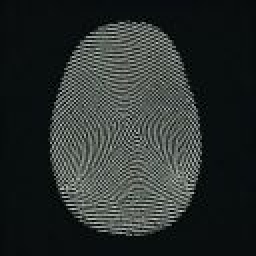
#> input picture fingerprint.jpg, 128 x 128 px (shown 2 times larger)
$ python fingertohash.py
#> lines starting #> are read from the running program, lines starting #| are printed output that depends on the picture
import cv2
import hashlib


def load_and_preprocess_image(image_path):
    # Load the fingerprint image
#> called with image_path = 'fingerprint.jpg'
    image = cv2.imread(image_path, cv2.IMREAD_GRAYSCALE)
#> image: shape (128, 128); min 0, max 197, mean 45.3

    # Resize the image (if needed)
    image = cv2.resize(image, (1024, 1024))
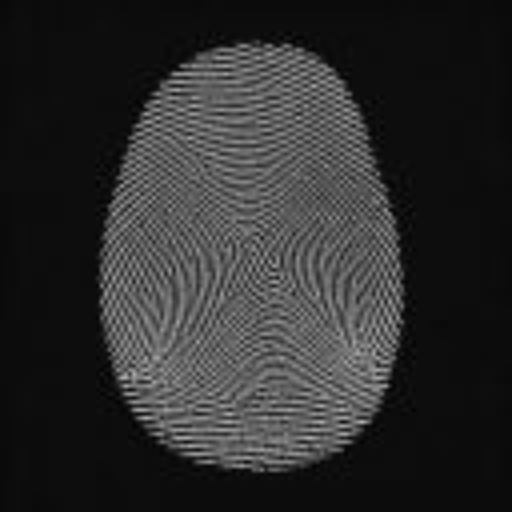
#> image: shape (1024, 1024) (shown at 1/2 size); min 1, max 184, mean 45.3

    # Apply Gaussian Blur to reduce noise
    image = cv2.GaussianBlur(image, (5, 5), 0)
    return image


def extract_features(image):
    # Use ORB (Oriented FAST and Rotated BRIEF) to detect keypoints and descriptors
    orb = cv2.ORB_create()
    keypoints, descriptors = orb.detectAndCompute(image, None)
#> keypoints = 500 keypoints; strongest (x, y, size): (770, 770, 111.1), (771, 771, 77.1), (242, 755, 92.6), (251, 770, 111.1)

    return keypoints, descriptors


def hash_features(descriptors):
    # Convert descriptors to a single string
    descriptors_str = ''.join(descriptor.tobytes().decode('latin1') for descriptor in descriptors)

    # Hash the string using SHA-512
    sha512 = hashlib.sha512()
    sha512.update(descriptors_str.encode('latin1'))

    return sha512.hexdigest()


def generate_fingerprint_hash(image_path):
    # Load and preprocess the image
    image = load_and_preprocess_image(image_path)

    # Extract features from the image
    keypoints, descriptors = extract_features(image)

    if descriptors is None:
        print("No features detected in the fingerprint image.")
        return None

    # Hash the features to create an output ready for encryption
    hash_result = hash_features(descriptors)

    return hash_result


if __name__ == "__main__":
    image_path = "fingerprint.jpg"  # Replace with the path to your fingerprint image
    hash_result = generate_fingerprint_hash(image_path)
    if hash_result:
        print("Hash of the fingerprint features:", hash_result)
#| Hash of the fingerprint features: 24c4ed1118a9c9de3da65c234207d279df7a7a15b93c4aaed5e60905fc89bdb2bd2f5abba1510f3cb3ac594a79b93305dd21cd7f090c9955f49a7d6666eaca92
